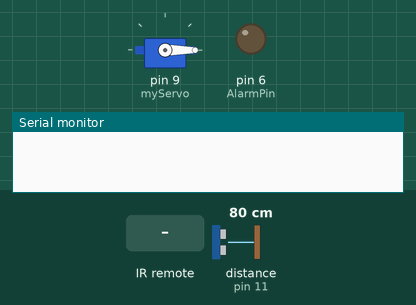
A sketch run on a simulated Arduino Uno, built with avr-gcc and run on an emulated ATmega328P. Shown: servo, output pins drawn as LEDs (lit = HIGH), the last lines printed to the serial monitor. The inputs (shaded band) are chosen by the test bench; at power-on: distance to the obstacle (sensor on pin 11) 80 cm. The echo pulse lasts 58.3 µs per cm.

Above: at 1.2 s.
1.3 s: infrared code 0xFF906F received
At 2.5 s:
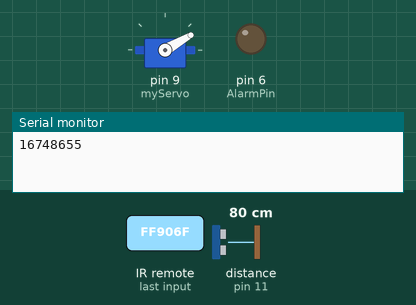
2.8 s: distance to the obstacle (sensor on pin 11) set to 6 cm
4.3 s: distance to the obstacle (sensor on pin 11) set to 3 cm
At 5.0 s:
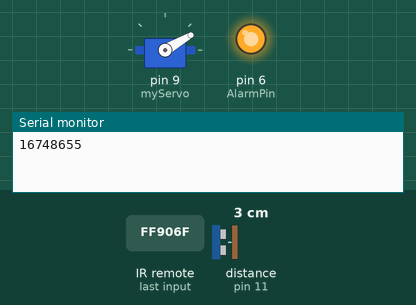
5.8 s: infrared code 0xFFE01F received
At 7.0 s:
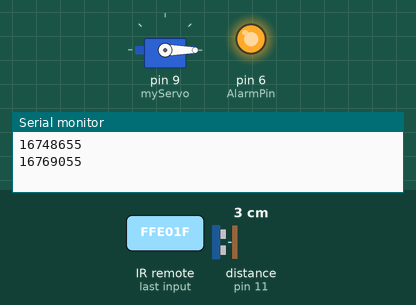
7.3 s: distance to the obstacle (sensor on pin 11) set to 9 cm
At 8.5 s:
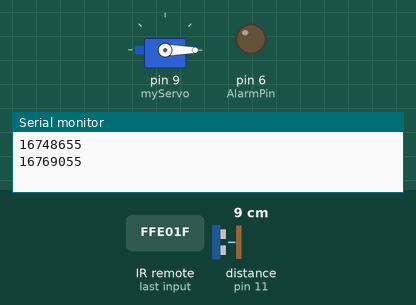
8.8 s: distance to the obstacle (sensor on pin 11) set to 2 cm
At 9.9 s:
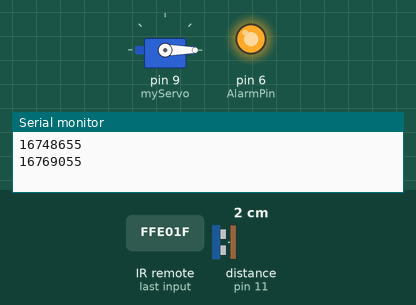
Timing chart, 0 to 11.3 s (numbered marks = the images above; inputs shaded):
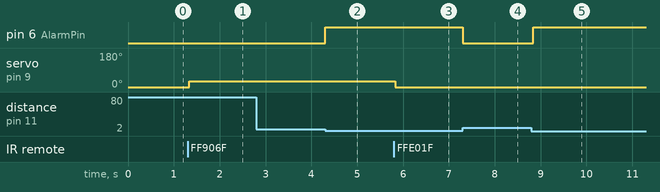

Measured:
- the behaviour switches between 5 and 4 cm on distance to the obstacle (sensor on pin 11) (found by bisection; images 1 and 2)
- after the input at 1.3 s, servo on pin 9 (myServo): 0° → 30° at once
- after the input at 2.8 s, every drawn part: stays the same
- after the input at 4.3 s, pin 6 (AlarmPin): LOW → HIGH at once
- after the input at 5.8 s, servo on pin 9 (myServo): 30° → 0° at once
- after the input at 7.3 s, pin 6 (AlarmPin): HIGH → LOW at once
- after the input at 8.8 s, pin 6 (AlarmPin): LOW → HIGH at once

The sketch:

IR_remote.ino
```cpp
#include <IRremote.h>
#include <Servo.h>
#include <NewPing.h>

#define TriggerPin 12
#define EchoPin 11
#define MaxDistance 200
#define AlarmPin 6

IRrecv remote(8); //Пин с логикой пульта
decode_results results; // Объект от пульта

Servo myServo; // Объект от сервопривода

NewPing sonar(TriggerPin, EchoPin, MaxDistance); // Объект от дальнометра

short i = 0;

void setup() {
  Serial.begin(9600);
  remote.enableIRIn();

  myServo.attach(9);
  myServo.write(0);

  pinMode(8, INPUT);// Пин с логикой пульта

  pinMode(6, OUTPUT);// Alarm Pin

}

void loop() {
  delay(50);
  unsigned int distance = sonar.ping_cm();

  if(i > 180){
    i = 180;
  }
  if(i < 0){
    i = 0;
  }

  if(remote.decode(&results)){
    Serial.println(results.value);

    if(results.value == 16769055){
      i -= 30;
      myServo.write(i);
    }else if(results.value == 16748655){
      i += 30;
      myServo.write(i);
    }

    remote.resume();
  }

 if(distance < 5){
    digitalWrite(AlarmPin, HIGH);
  }else{
    digitalWrite(AlarmPin, LOW);
  }


}
```
